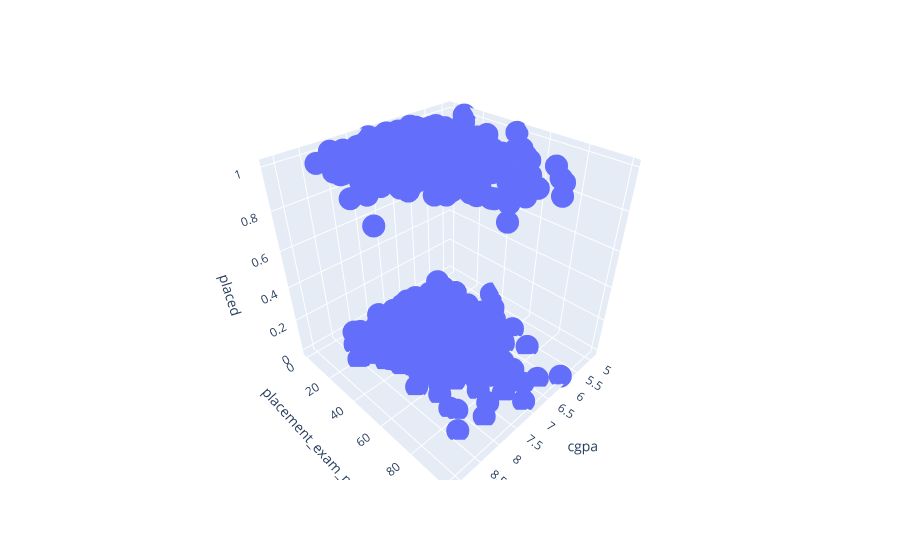

Here is the notebook cell this chart was saved with:
### Code cell
fig=px.scatter_3d(df,x="cgpa",y="placement_exam_marks",z="placed")
fig.show()

### Figure 1 — Plotly figure (JSON) as saved in the notebook; plotly's stock layout.template omitted (floating-point values rounded to 4 significant figures; data arrays with more than 128 entries replaced by an {"elided": "..."} marker saying what was removed)
{"data": [{"hovertemplate": "cgpa=%{x}<br>placement_exam_marks=%{y}<br>placed=%{z}<extra></extra>", "legendgroup": "", "marker": {"color": "#636efa", "symbol": "circle"}, "mode": "markers", "name": "", "scene": "scene", "showlegend": false, "type": "scatter3d", "x": {"elided": "1000 float values"}, "y": {"elided": "1000 float values"}, "z": {"elided": "1000 int values"}}], "layout": {"legend": {"tracegroupgap": 0}, "margin": {"t": 60}, "scene": {"domain": {"x": [0, 1], "y": [0, 1]}, "xaxis": {"title": {"text": "cgpa"}}, "yaxis": {"title": {"text": "placement_exam_marks"}}, "zaxis": {"title": {"text": "placed"}}}}}
